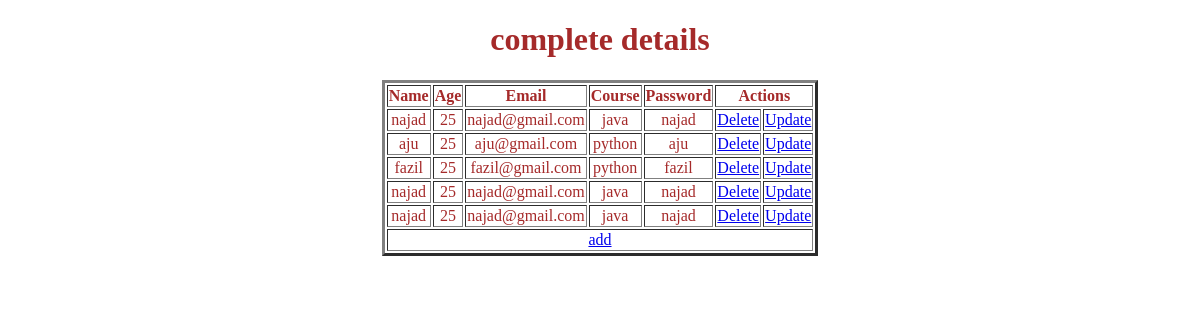
The app's page /fetch_data1/, older data.
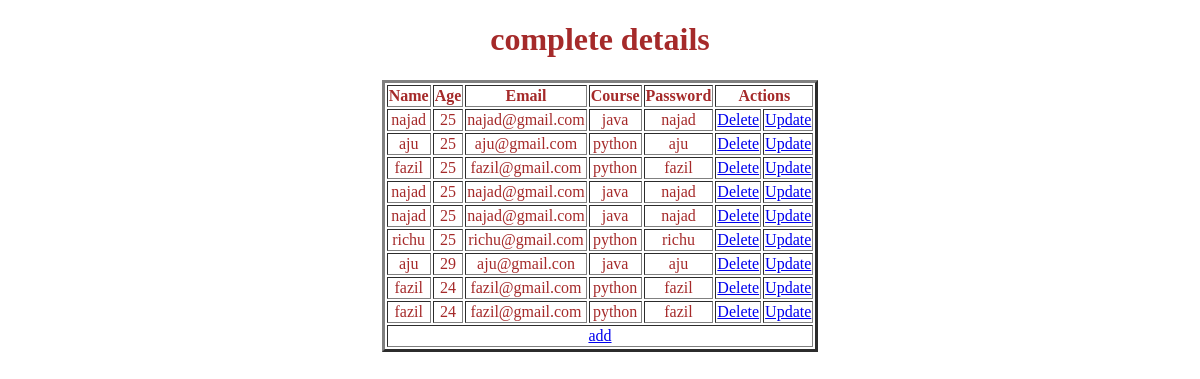
The same page, newer data.
### myapp/models.py (models this page shows, shortened)
class Student(models.Model) :
    name = models.CharField(max_length=100)
    age = models.IntegerField()
    age = models.IntegerField()
    email = models.EmailField()
    course = models.CharField(max_length=100)
    password = models.CharField(max_length=100)
    class Meta :
        db_table = "student"

### myapp/views.py (the view)
# urls.py: path( 'fetch_data1/',views.fetch_data1 , name="fetch"),
def fetch_data1(request) :
    s=Student.objects.all()
    return render(request , "fetch_data1.html" , {"data": s})

### myapp/templates/fetch_data1.html (shortened to what this page needs)
<!DOCTYPE html>
<html lang="en">
<head>
</head>
<body style="color: brown; text-align: center;">
    <h1>complete details</h1>
    <table border="3" align="center">
        <th>Name</th>
        <th>Age</th>
        <th>Email</th>
        <th>Course</th>
        <th>Password</th>
        <th colspan="2">Actions</th>
        {% for i in data %}
        <tr>
            <td>{{i.name}}</td>
            <td>{{i.age}}</td>
            <td>{{i.email}}</td>
            <td>{{i.course}}</td>
            <td>{{i.password}}</td>
            <td><a href="/delete_data1/{{i.id}}">Delete</a></td>
            <td><a href="{% url 'update1' i.id %}">Update</a></td>
        </tr>
        {% endfor %}
        <tr>
            <td colspan="7"><a href="/add_data/">add</a></td>
        </tr>
    </table>
</body>
</html>

Row changes from the older to the newer data that the page shows:
added Student: name "richu", age "25", email "richu@gmail.com", course "python", password "richu"
added Student: name "aju", age "29", email "aju@gmail.con", course "java", password "aju"
added Student: name "fazil", age "24", email "fazil@gmail.com", course "python", password "fazil"
added Student: name "fazil", age "24", email "fazil@gmail.com", course "python", password "fazil"
